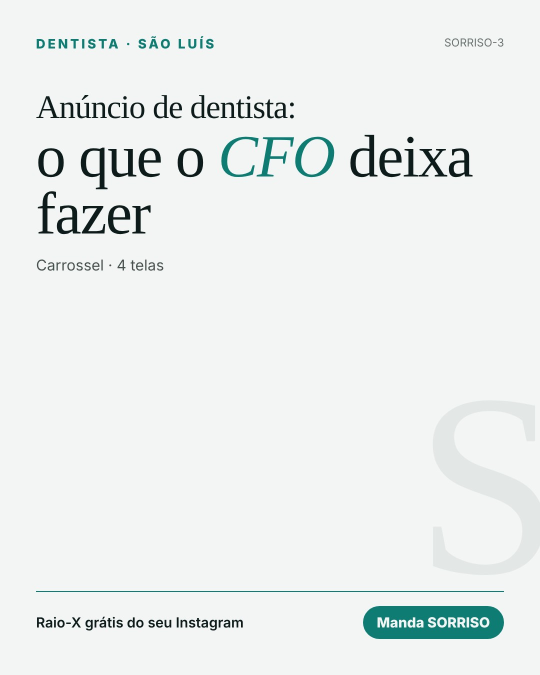
#> input picture agencia/campanhas/trafego-slz-3-nichos/artes/SORRISO-3.jpg, 1080 x 1350 px (shown at 1/2 size); its folder holds 2 pictures in this run
$ python grid.py
#> lines starting #> are read from the running program, lines starting #| are printed output that depends on the picture
from PIL import Image
import glob
fs=sorted(glob.glob('artes/*.jpg'));W=360;H=450
s=Image.new('RGB',(3*W+20,10*H+90),'white')
#> s: PIL image 1100x4590 RGB; every value is 255
for k,f in enumerate(reversed(fs)): s.paste(Image.open(f).resize((W,H)),((k%3)*(W+10),(k//3)*(H+10)))
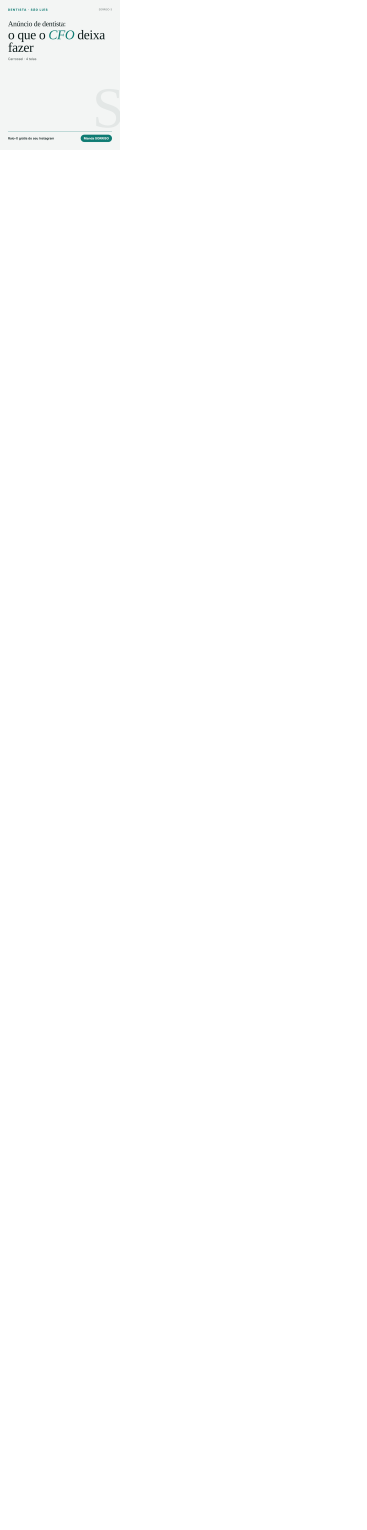
#> s: PIL image 1100x4590 RGB (shown at 1/3 size); mean R, G, B 254.3, 254.5, 254.4
#> pass 2 of the loop `for k,f in enumerate(reversed(fs)): s.paste(Image.open(f).resize((W,H)..`:
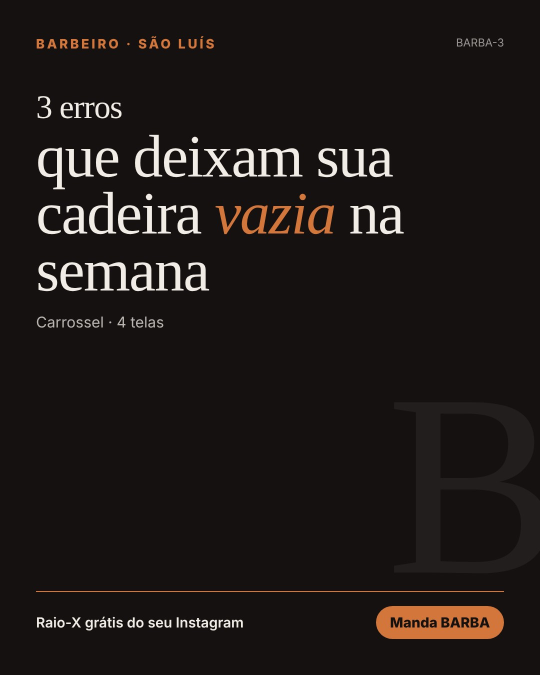
#> input picture agencia/campanhas/trafego-slz-3-nichos/artes/BARBA-3.jpg, 1080 x 1350 px (shown at 1/2 size)
#> `for k,f in enumerate(reversed(fs)): s.paste(Image.open(f).resize((W,H)..`:
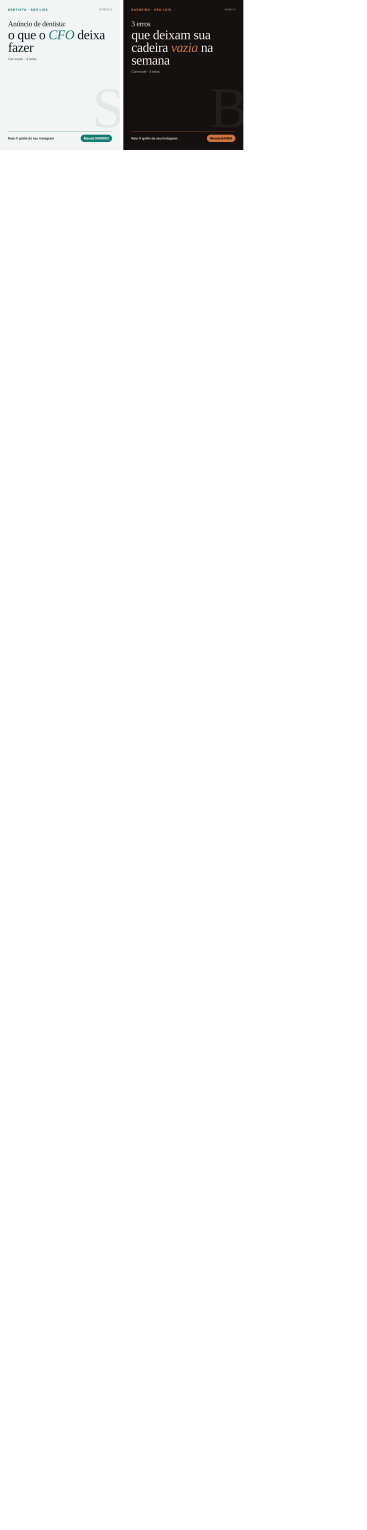
#> s: PIL image 1100x4590 RGB (shown at 1/3 size); mean R, G, B 247.1, 247.1, 247
s.save('previa-grid.jpg',quality=85)
